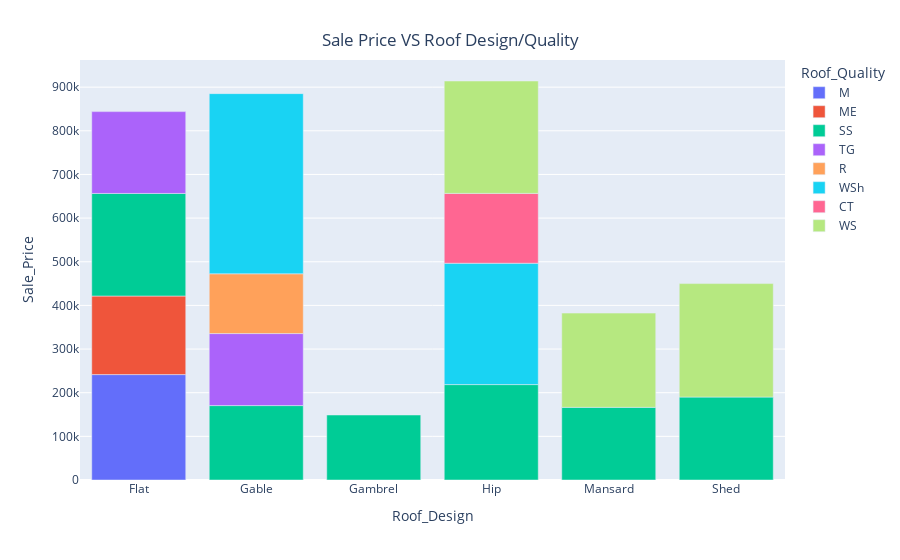

The notebook cell this image was saved under:
### Markdown cell above
- It shows that single-family homes (1Fam) dominate the market and that 2.5Fin houses tend to have higher prices, while 2Story and 1Story houses are more common in the lower to mid-price ranges.

### Code cell
aggregated_data = new_new_df.groupby(['Roof_Design', "Roof_Quality"])['Sale_Price'].mean().reset_index()

fig = px.bar(aggregated_data, x='Roof_Design', y='Sale_Price', color="Roof_Quality")
fig.update_layout(title="Sale Price VS Roof Design/Quality", title_x=0.5, title_y=0.94)
fig.show()

### Figure 1 — Plotly figure (JSON) as saved in the notebook; plotly's stock layout.template omitted (floating-point values rounded to 4 significant figures)
{"data": [{"alignmentgroup": "True", "hovertemplate": "Roof_Quality=M<br>Roof_Design=%{x}<br>Sale_Price=%{y}<extra></extra>", "legendgroup": "M", "marker": {"color": "#636efa", "pattern": {"shape": ""}}, "name": "M", "offsetgroup": "M", "orientation": "v", "showlegend": true, "textposition": "auto", "type": "bar", "x": ["Flat"], "xaxis": "x", "y": [241500], "yaxis": "y"}, {"alignmentgroup": "True", "hovertemplate": "Roof_Quality=ME<br>Roof_Design=%{x}<br>Sale_Price=%{y}<extra></extra>", "legendgroup": "ME", "marker": {"color": "#EF553B", "pattern": {"shape": ""}}, "name": "ME", "offsetgroup": "ME", "orientation": "v", "showlegend": true, "textposition": "auto", "type": "bar", "x": ["Flat"], "xaxis": "x", "y": [180000], "yaxis": "y"}, {"alignmentgroup": "True", "hovertemplate": "Roof_Quality=SS<br>Roof_Design=%{x}<br>Sale_Price=%{y}<extra></extra>", "legendgroup": "SS", "marker": {"color": "#00cc96", "pattern": {"shape": ""}}, "name": "SS", "offsetgroup": "SS", "orientation": "v", "showlegend": true, "textposition": "auto", "type": "bar", "x": ["Flat", "Gable", "Gambrel", "Hip", "Mansard", "Shed"], "xaxis": "x", "y": [235000, 170500.0, 148900.0, 218600.0, 166400.0, 190000], "yaxis": "y"}, {"alignmentgroup": "True", "hovertemplate": "Roof_Quality=TG<br>Roof_Design=%{x}<br>Sale_Price=%{y}<extra></extra>", "legendgroup": "TG", "marker": {"color": "#ab63fa", "pattern": {"shape": ""}}, "name": "TG", "offsetgroup": "TG", "orientation": "v", "showlegend": true, "textposition": "auto", "type": "bar", "x": ["Flat", "Gable"], "xaxis": "x", "y": [187447, 165000], "yaxis": "y"}, {"alignmentgroup": "True", "hovertemplate": "Roof_Quality=R<br>Roof_Design=%{x}<br>Sale_Price=%{y}<extra></extra>", "legendgroup": "R", "marker": {"color": "#FFA15A", "pattern": {"shape": ""}}, "name": "R", "offsetgroup": "R", "orientation": "v", "showlegend": true, "textposition": "auto", "type": "bar", "x": ["Gable"], "xaxis": "x", "y": [137000], "yaxis": "y"}, {"alignmentgroup": "True", "hovertemplate": "Roof_Quality=WSh<br>Roof_Design=%{x}<br>Sale_Price=%{y}<extra></extra>", "legendgroup": "WSh", "marker": {"color": "#19d3f3", "pattern": {"shape": ""}}, "name": "WSh", "offsetgroup": "WSh", "orientation": "v", "showlegend": true, "textposition": "auto", "type": "bar", "x": ["Gable", "Hip"], "xaxis": "x", "y": [412700, 278000], "yaxis": "y"}, {"alignmentgroup": "True", "hovertemplate": "Roof_Quality=CT<br>Roof_Design=%{x}<br>Sale_Price=%{y}<extra></extra>", "legendgroup": "CT", "marker": {"color": "#FF6692", "pattern": {"shape": ""}}, "name": "CT", "offsetgroup": "CT", "orientation": "v", "showlegend": true, "textposition": "auto", "type": "bar", "x": ["Hip"], "xaxis": "x", "y": [160000], "yaxis": "y"}, {"alignmentgroup": "True", "hovertemplate": "Roof_Quality=WS<br>Roof_Design=%{x}<br>Sale_Price=%{y}<extra></extra>", "legendgroup": "WS", "marker": {"color": "#B6E880", "pattern": {"shape": ""}}, "name": "WS", "offsetgroup": "WS", "orientation": "v", "showlegend": true, "textposition": "auto", "type": "bar", "x": ["Hip", "Mansard", "Shed"], "xaxis": "x", "y": [257500, 216000, 260000], "yaxis": "y"}], "layout": {"autosize": true, "barmode": "relative", "legend": {"title": {"text": "Roof_Quality"}, "tracegroupgap": 0}, "margin": {"t": 60}, "title": {"text": "Sale Price VS Roof Design/Quality", "x": 0.5, "y": 0.94}, "xaxis": {"anchor": "y", "autorange": true, "domain": [0, 1], "range": [-0.5, 5.5], "title": {"text": "Roof_Design"}, "type": "category"}, "yaxis": {"anchor": "x", "autorange": true, "domain": [0, 1], "range": [0, 962200.0], "title": {"text": "Sale_Price"}, "type": "linear"}}}
